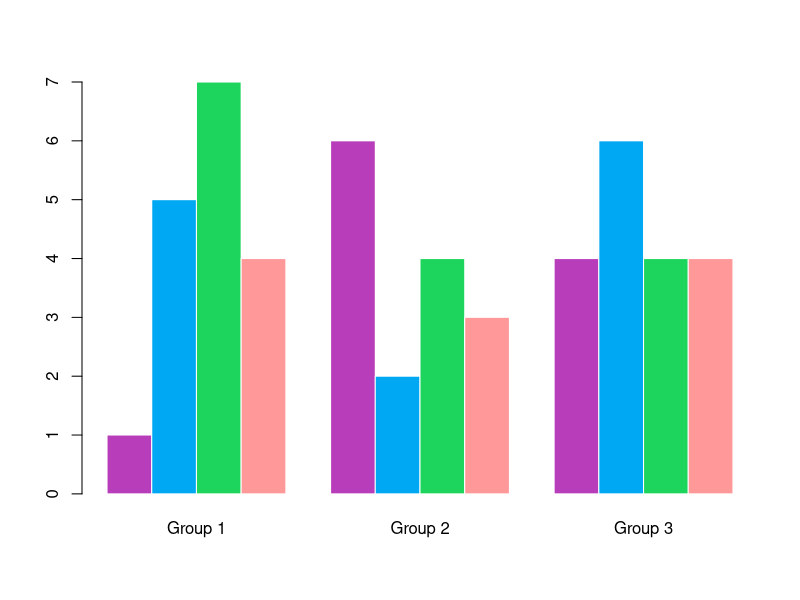

The R source for this figure:
x <- sample(1:4, size = 50, replace = TRUE)
g <- sample(c("Group 1", "Group 2", "Group 3"),size = 50, replace = TRUE)

tabl <- table(x, g)
barplot(tabl,col = c("#b83dba", "#00a8f3","#1dd55d", "#FF9899"),border = "white",beside = TRUE)